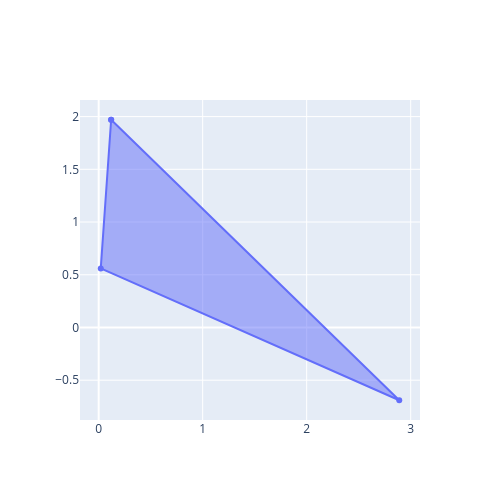

Write notebook code for a chart like this one.
### Code cell
puntos_t3 = np.round(puntos_t2 + np.random.uniform(low=-1, high=1, size=(4, 2)), 2)
puntos_t3[-1, :] = puntos_t3[0, :]  # aseguramos que la figura producida termine al incio y sea cerrada.
print(puntos_t3)
plot_triangulo(puntos_t3)

### Figure 1 — Plotly figure (JSON) as saved in the notebook; plotly's stock layout.template omitted (floating-point values rounded to 4 significant figures)
{"data": [{"fill": "toself", "type": "scatter", "x": [0.12, 0.02, 2.89, 0.12], "y": [1.97, 0.56, -0.69, 1.97]}], "layout": {"height": 500, "width": 500}}
